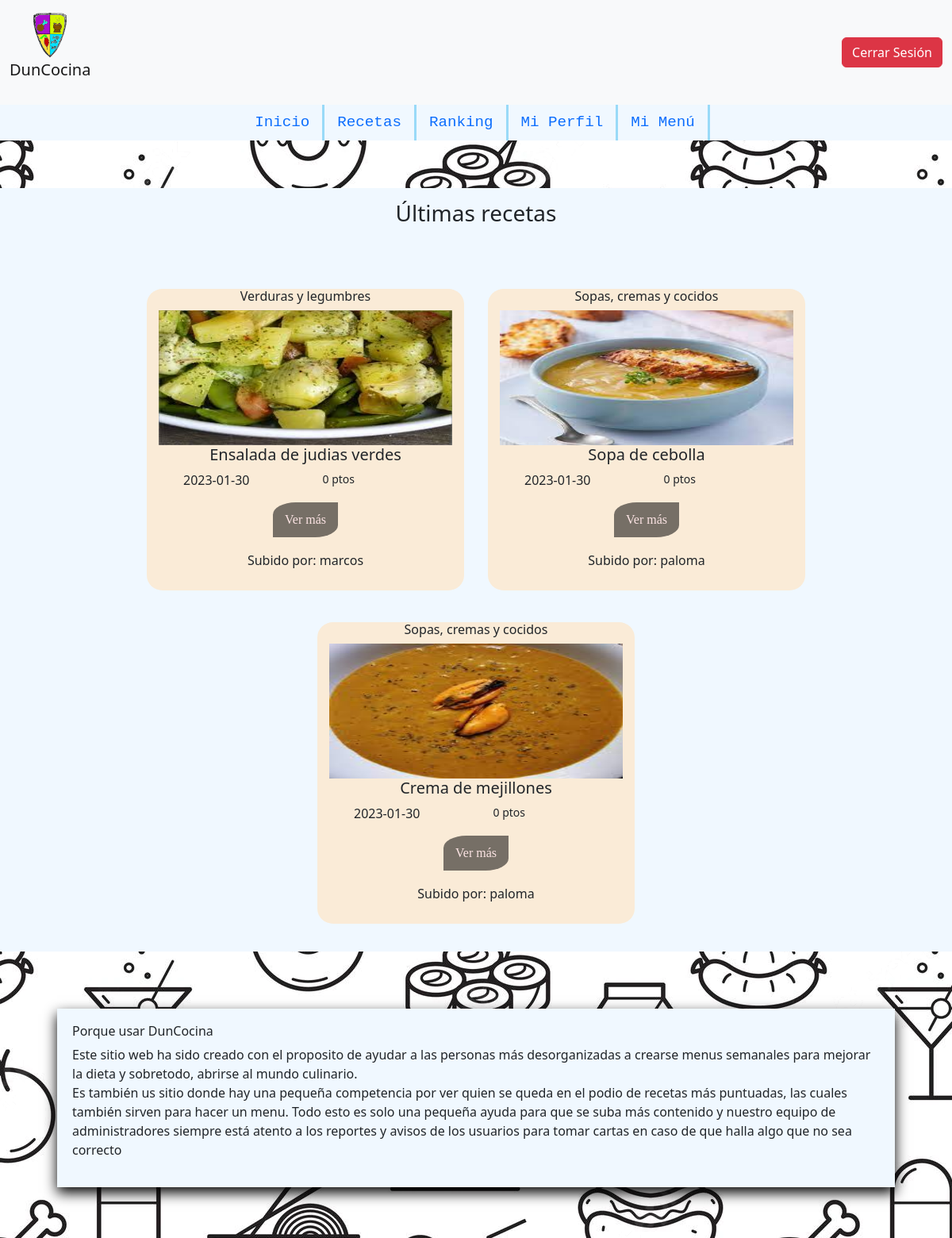
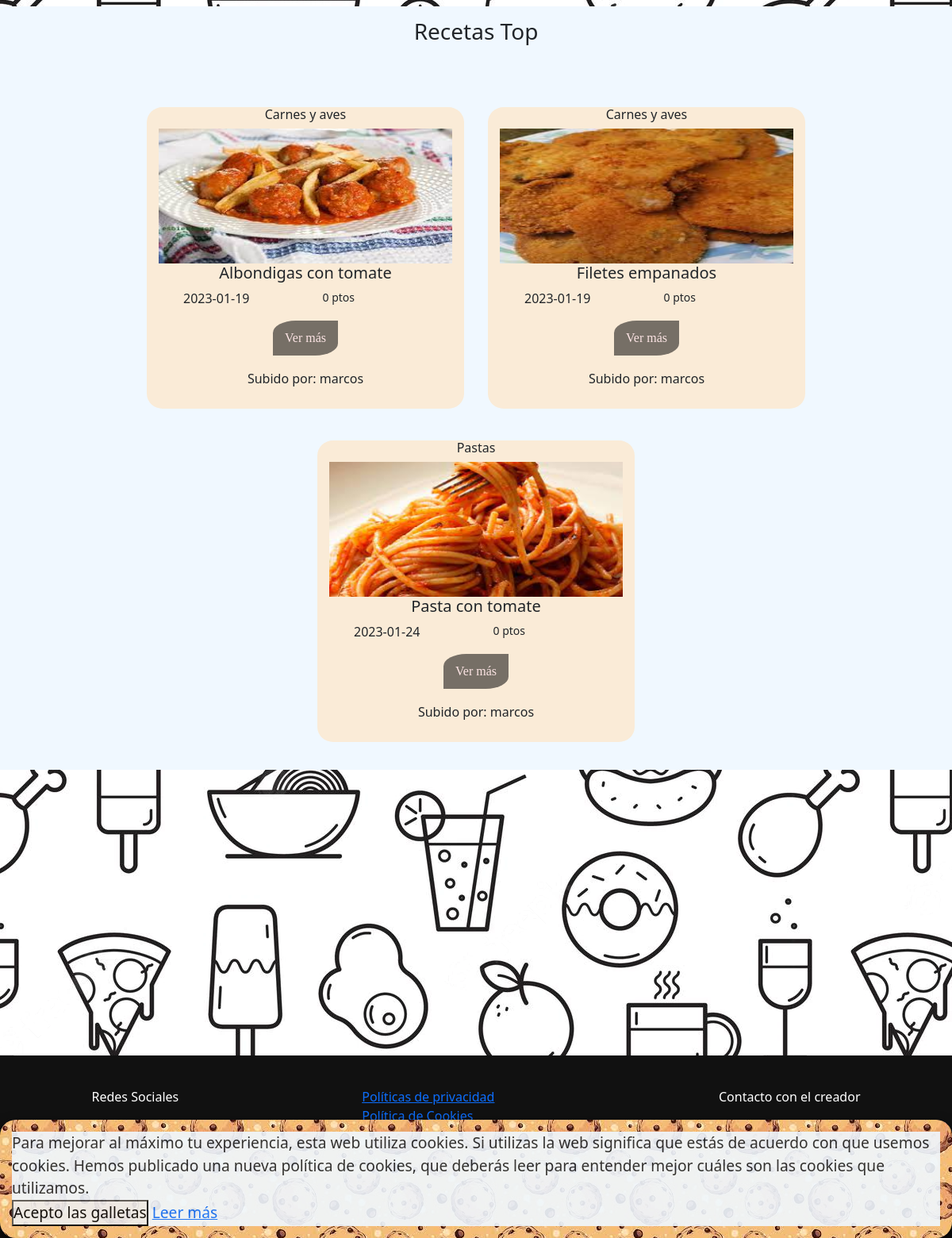
The page /index.php (signed in) on the database its author committed (2 pictures, top to bottom).
### tables this page shows
CREATE TABLE `receta` (
  `id_receta` int(3) NOT NULL,
  `id_user` int(2) NOT NULL,
  `nombre` varchar(50) NOT NULL,
  `imagen` varchar(350) NOT NULL,
  `tiempo` int(3) NOT NULL,
  `categoria` varchar(30) NOT NULL,
  `ingredientes` varchar(350) NOT NULL,
  `alergenos` varchar(50) DEFAULT NULL,
  `pasos` varchar(1000) NOT NULL,
  `fecha` date NOT NULL COMMENT 'Fecha de subida de la receta',
  `puntuacion` int(5) NOT NULL DEFAULT 0
);

CREATE TABLE `usuario` (
  `id_user` int(2) NOT NULL,
  `nombre` varchar(30) NOT NULL,
  `contraseña` varchar(255) NOT NULL,
  `foto` varchar(350) DEFAULT NULL
);

### index.php (the view, shortened to what this page needs)
<!DOCTYPE html>
<html lang="es">
<head>
    <link href="https://cdn.jsdelivr.net/npm/bootstrap@5.2.0/dist/css/bootstrap.min.css" rel="stylesheet">
    <link rel="stylesheet" type="text/css" href="estilos/estilos.css?3.0" rel="stylesheet">
</head>
<body>
    <?php
     require('./php/funciones.php');
     $conexion=conexion();
    $e1="#";
    $e2="./php";
    $r1="./php";
    $i="./";
    echo insert_cab($r1,$i);
    echo insert_nav($e1,$e2);
    echo'<main>';
    echo insert_cookies();
        $ultiRecetas="SELECT u.nombre, r.id_receta, r.nombre, r.imagen, r.categoria,
        r.fecha, r.puntuacion FROM receta r, usuario u
        where r.id_user=u.id_user
        ORDER BY fecha DESC LIMIT 0,3;";
        $consulta=$conexion->prepare($ultiRecetas);
        $consulta->bind_result($nombre_user,$id_receta,$nombre_receta, $imagen, $categoria,
        $fecha, $puntuacion);
        $consulta->execute();
        $consulta->store_result();
    echo '<div class="recetas_index">
        <h3>Últimas recetas</h3>
            <div class="contenedor">
            ';
    while($consulta->fetch()){
        echo'
            <div class="tarjeta_receta">
                <h6>'.$categoria.'</h6>
                <img src="'.$imagen.'" class="card-img-top" alt="...">
                <div class="cuerpo_t">
                    <h5>'.$nombre_receta.'</h5>
                </div>
                <div class="data_t">
                        <p>'.$fecha.'</p>
                        <small>'.$puntuacion.' ptos</small></p>
                </div>
                <a href=php/ver_receta.php?id_receta='.$id_receta.'>Ver más</a>
                <h6>Subido por: '.$nombre_user.'</h6>
            </div>
        ';
       }
       echo' </div> </div>';
       echo'
        <div id="informacion">
            <h6>Porque usar DunCocina</h6>
            <p>
                Este sitio web ha sido creado con el proposito de ayudar a las
                personas más desorganizadas a crearse menus semanales para
                mejorar la dieta y sobretodo, abrirse al mundo culinario.<br>
                Es también us sitio donde hay una pequeña competencia por ver
                quien se queda en el podio de recetas más puntuadas, las cuales
                también sirven para hacer un menu. Todo esto es solo una pequeña
                ayuda para que se suba más contenido y nuestro equipo de administradores
                siempre está atento a los reportes y avisos de los usuarios para tomar
                cartas en caso de que halla algo que no sea correcto</p>
        </div>
       ';
        $recetasTop="SELECT u.nombre, r.id_receta, r.nombre, r.imagen, r.categoria, r.fecha, r.puntuacion
        FROM receta r, usuario u where r.id_user=u.id_user
        ORDER BY r.puntuacion DESC LIMIT 0,3;";
        $consulta=$conexion->prepare($recetasTop);
        $consulta->bind_result($nombre_user,$id_receta,$nombre_receta, $imagen, $categoria,
        $fecha, $puntuacion);
        $consulta->execute();
        $consulta->store_result();
        echo '<div class="recetas_index">
        <h3>Recetas Top</h3>
            <div class="contenedor">
            ';
    while($consulta->fetch()){
        echo'
            <div class="tarjeta_receta">
                <h6>'.$categoria.'</h6>
                <img src="'.$imagen.'" class="card-img-top" alt="...">
                <div class="cuerpo_t">
                    <h5>'.$nombre_receta.'</h5>
                </div>
                <div class="data_t">
                        <p>'.$fecha.'</p>
                        <small>'.$puntuacion.' ptos</small></p>
                </div>
                <a href=php/ver_receta.php?id_receta='.$id_receta.'>Ver más</a>
                <h6>Subido por: '.$nombre_user.'</h6>
            </div>
        ';
       }
       echo' </div> </div>';
    echo"</main>";
    echo insert_footer_index();
    ?>
</body>
</html>

### estilos/estilos.css (style rules this page uses)
html { min-height: 100%; position: relative; }
* { margin:0%; padding:0%; }
body { background-image: url("../imagenes/fondos/fondo1.webp"); width: 100%; height: 100%; margin: 0; }
main { margin-bottom: 30%; }
.contenedor { margin-top: 5%; display: flex; justify-content:center; flex-wrap: wrap; }
.tarjeta_receta { border-radius: 5%; background-color: antiquewhite; width: 400px; height: 380px; margin: 20px 15px; display: flex; flex-direction: column; align-items: center; transition-duration: 1s; }
.tarjeta_receta img { height: 170px; width:370px; }
.tarjeta_receta a { border-radius: 35%0; background-color: rgb(118, 111, 102); font-size: medium; padding: 10px 15px; display: block; text-align: center; color: rgb(252, 228, 228); text-decoration: none; font-family: cursive; }
.tarjeta_receta a { margin-bottom:20px }
.cuerpo_t { display: contents; }
.data_t { width: 400px; display: flex; justify-content: space-around; }
.recetas_index { margin-top: 5%; margin-bottom: 3%; background-color: aliceblue; padding: 15px; }
.recetas_index h3 { display: flex; justify-content: center; }
#informacion { margin: 6%; padding: 19px; background-color: aliceblue; box-shadow: 0 7px 16px black; }

### rows shown on the page
receta: categoria "Verduras y legumbres", imagen (picture), nombre "Ensalada de judias verdes", fecha "2023-01-30", puntuacion "0", id_user.nombre "marcos"
receta: categoria "Sopas, cremas y cocidos", imagen (picture), nombre "Sopa de cebolla", fecha "2023-01-30", puntuacion "0", id_user.nombre "paloma"
receta: categoria "Sopas, cremas y cocidos", imagen (picture), nombre "Crema de mejillones", fecha "2023-01-30", puntuacion "0", id_user.nombre "paloma"
receta: categoria "Carnes y aves", imagen (picture), nombre "Albondigas con tomate", fecha "2023-01-19", puntuacion "0", id_user.nombre "marcos"
receta: categoria "Carnes y aves", imagen (picture), nombre "Filetes empanados", fecha "2023-01-19", puntuacion "0", id_user.nombre "marcos"
receta: categoria "Pastas", imagen (picture), nombre "Pasta con tomate", fecha "2023-01-24", puntuacion "0", id_user.nombre "marcos"
